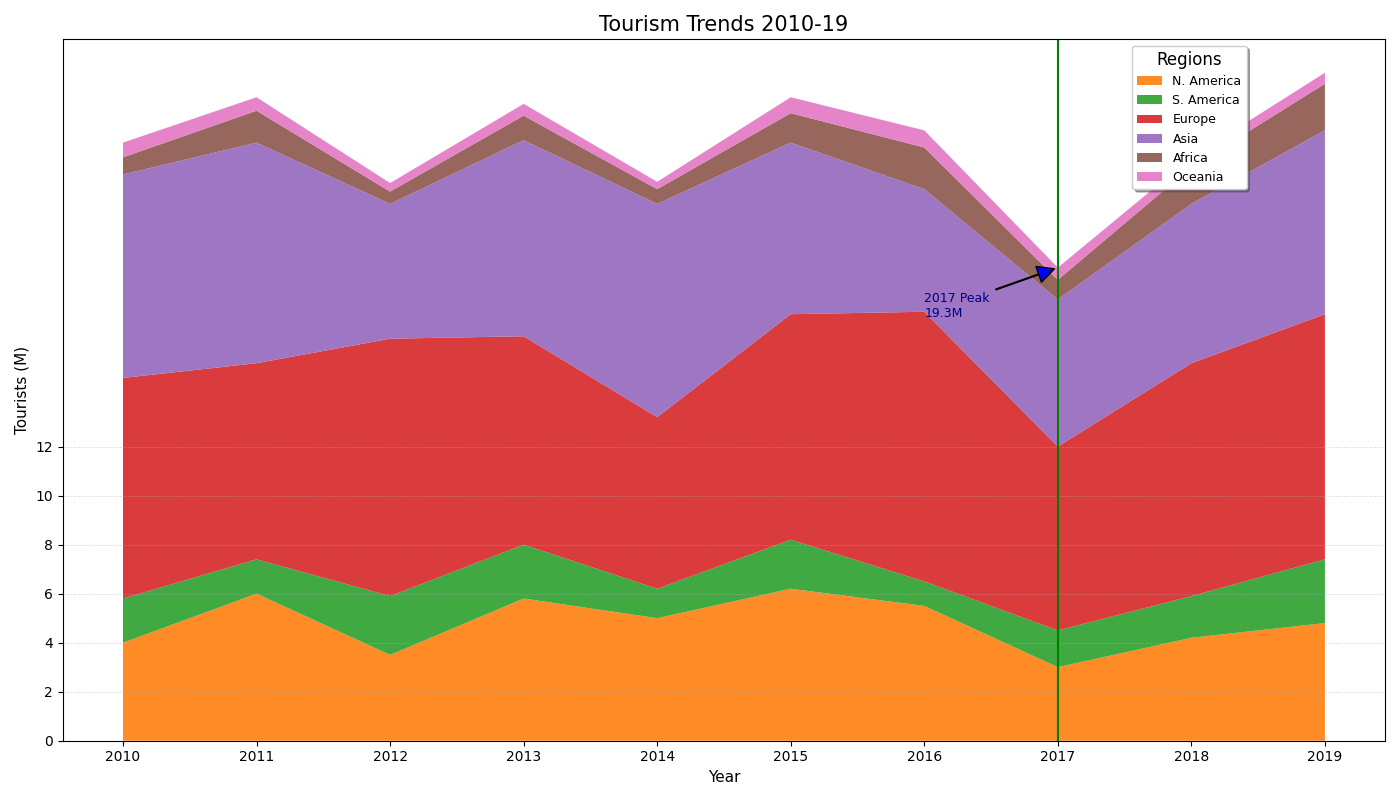

This figure's Python source:
import matplotlib.pyplot as plt
import numpy as np

years = np.arange(2010, 2020)
north_america = np.array([4, 6, 3.5, 5.8, 5, 6.2, 5.5, 3, 4.2, 4.8])
south_america = np.array([1.8, 1.4, 2.4, 2.2, 1.2, 2, 1, 1.5, 1.7, 2.6])
europe = np.array([9, 8, 10.5, 8.5, 7, 9.2, 11, 7.5, 9.5, 10])
asia = np.array([8.3, 9, 5.5, 8, 8.7, 7, 5, 6, 6.5, 7.5])
africa = np.array([0.7, 1.3, 0.5, 1, 0.6, 1.2, 1.7, 0.8, 1.5, 1.9])
oceania = np.array([0.6, 0.55, 0.35, 0.48, 0.3, 0.65, 0.7, 0.5, 0.4, 0.45])

tourism_data = np.vstack([north_america, south_america, europe, asia, africa, oceania])

fig, ax = plt.subplots(figsize=(14, 8))

new_colors = ['#ff7f0e', '#2ca02c', '#d62728', '#9467bd', '#8c564b', '#e377c2']

ax.stackplot(years, tourism_data, labels=['N. America', 'S. America', 'Europe', 'Asia', 'Africa', 'Oceania'], 
             colors=new_colors, alpha=0.9, linestyle=['-', '--', '-.', ':', '-', '--'])

ax.set_title("Tourism Trends 2010-19", fontsize=15)
ax.set_xlabel('Year', fontsize=11)
ax.set_ylabel('Tourists (M)', fontsize=11)

ax.legend(loc='upper right', title='Regions', fontsize=9, bbox_to_anchor=(0.9, 1), title_fontsize='12', shadow=True)

ax.set_xticks(years)
ax.set_yticks(np.arange(0, 13, 2))
ax.yaxis.grid(True, linestyle=':', linewidth=0.7, alpha=0.6)

peak_year = 2017
peak_value = np.sum(tourism_data[:, years == peak_year])
ax.axvline(x=peak_year, color='green', linestyle='-', lw=1.5)
ax.annotate(f'2017 Peak\n{peak_value}M', xy=(peak_year, peak_value), xytext=(peak_year-1, peak_value-2), 
            arrowprops=dict(facecolor='blue', shrink=0.05, width=0.5), fontsize=9, color='navy')

plt.tight_layout()
plt.show()
